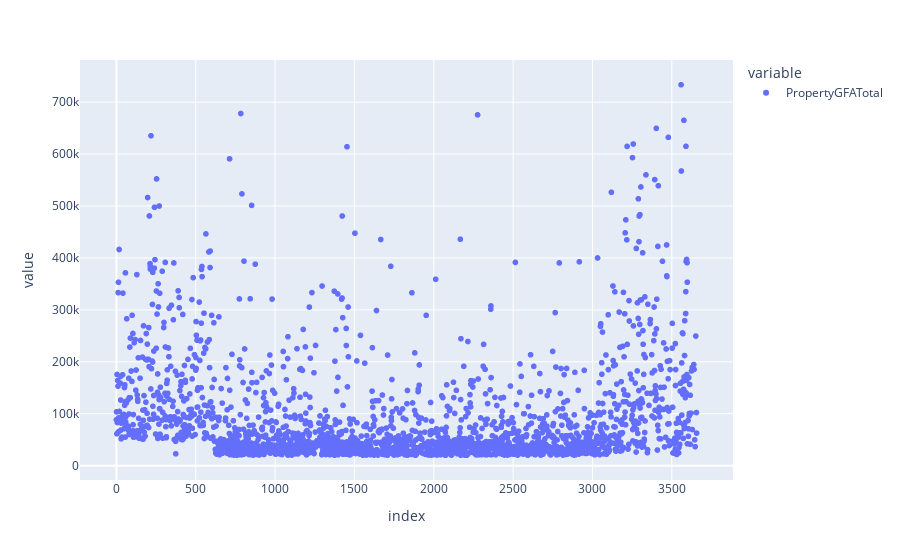

Notebook code for this chart:
### Code cell
from sklearn.neighbors import LocalOutlierFactor

estimator = LocalOutlierFactor(100)

result = estimator.fit_predict(data)

data = data.loc[result == 1]
px.scatter(data_frame = data["PropertyGFATotal"])

### Figure 1 — Plotly figure (JSON) as saved in the notebook; plotly's stock layout.template omitted (floating-point values rounded to 4 significant figures; data arrays with more than 128 entries replaced by an {"elided": "..."} marker saying what was removed)
{"data": [{"hovertemplate": "variable=PropertyGFATotal<br>index=%{x}<br>value=%{y}<extra></extra>", "legendgroup": "PropertyGFATotal", "marker": {"color": "#636efa", "symbol": "circle"}, "mode": "markers", "name": "PropertyGFATotal", "showlegend": true, "type": "scattergl", "x": {"elided": "2306 int values"}, "xaxis": "x", "y": {"elided": "2306 int values"}, "yaxis": "y"}], "layout": {"legend": {"title": {"text": "variable"}, "tracegroupgap": 0}, "margin": {"t": 60}, "xaxis": {"anchor": "y", "domain": [0, 1], "title": {"text": "index"}}, "yaxis": {"anchor": "x", "domain": [0, 1], "title": {"text": "value"}}}}
